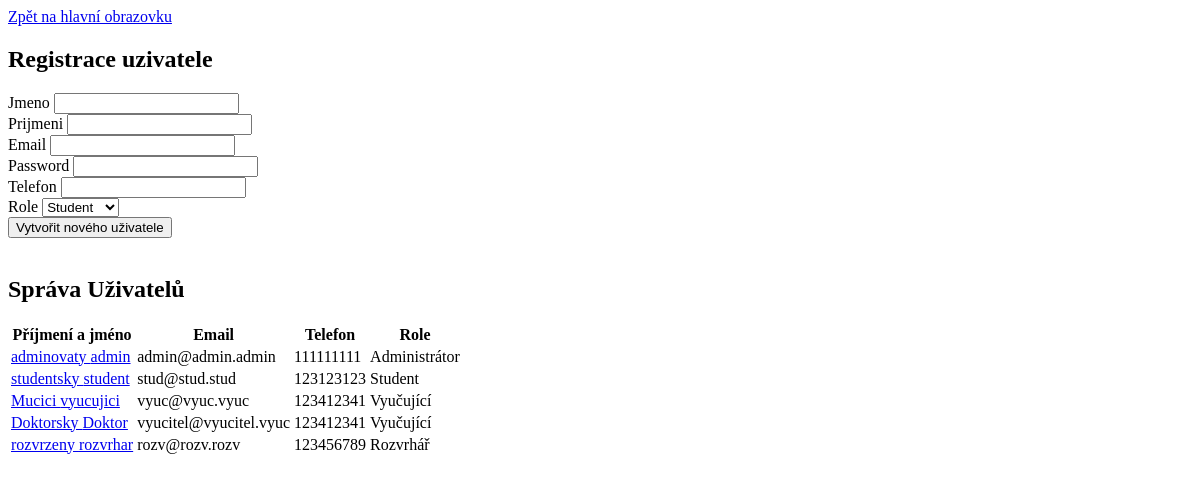
The page /views/user_views/user_management.php (signed in) on the database as committed earlier.
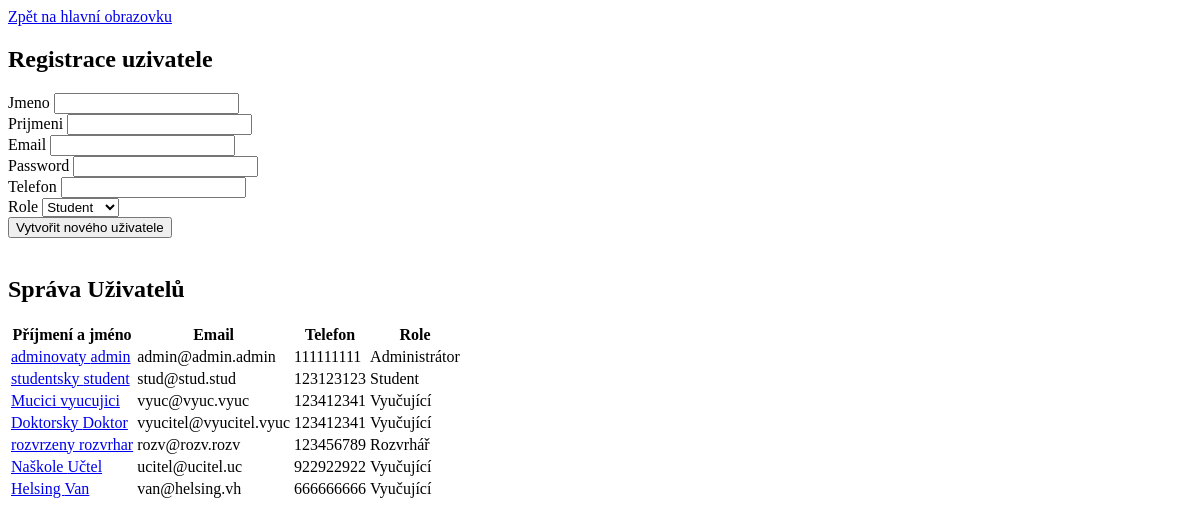
The same page on the database as committed later.
### tables this page shows
CREATE TABLE Osoba (
	ID_Osoba INT(5) NOT NULL AUTO_INCREMENT,
	jmeno varchar(15) NOT NULL,
	prijmeni varchar(15) NOT NULL,
	email varchar(50) NOT NULL,
    heslo varchar(255) NOT NULL,  
	telefon INT(9) NOT NULL,
    role varchar(4) NOT NULL,  
	PRIMARY KEY (ID_Osoba)
);

### misc/db_conn_parameters.php (called while the page is built)
<?php
function getDbConnectionParams()
{
    $connString = "mysql:host=db;dbname=mydatabase";
    $userName = "myuser";
    $password = "mypassword";
    $options = array(
        PDO::MYSQL_ATTR_INIT_COMMAND => "SET NAMES 'utf8'"
    );
    return array(
        "connString" => $connString,
        "userName" => $userName,
        "password" => $password,
        "options" => $options
    );
}

### services/user_service.php (called while the page is built, shortened)
<?php
require_once __DIR__ . "/../misc/db_conn_parameters.php";
class userService {
    private PDO $pdo;
    function __construct()
    {
        try {
            $params = getDbConnectionParams();
            $this->pdo = new PDO($params["connString"], $params["userName"], $params["password"], $params["options"]);
        }
        catch (PDOException $e) {
            error_log("Chyba při navazování spojení s databází: " . $e->getMessage());
        }
    }
    function getUserIDs(): array|string
    {
        try {
            $stmt = $this->pdo->prepare("SELECT ID_Osoba FROM Osoba");
            $stmt->execute();
            $userArray = array();
            while ($row = $stmt->fetch(PDO::FETCH_ASSOC)) {
                $userArray[] = $row['ID_Osoba'];
            }
            return $userArray;
        }
        catch (PDOException $e) {
            return "Getting User IDs was unsuccessful: " . $e->getMessage();
        }
    }
    function getUserInfo($ID) {
        try {
            $stmt = $this->pdo->prepare("SELECT * FROM Osoba WHERE ID_Osoba = ?");
            $stmt->execute(array($ID));
            return $stmt->fetch(PDO::FETCH_ASSOC);
        }
        catch (PDOException $e) {
            error_log("Fetch of user information unsuccessful: " . $e->getMessage());
            return null;
        }
    }
}

### controllers/user_controllers/user_load.php (the view)
<?php
require_once "../../common.php";
require_once "../../services/user_service.php";
function loadUser($ID): string
{
    $accountService = new userService();
    $userInfo = $accountService->getUserInfo($ID);
    $fullName = '<td><a href="../../views/user_views/user_info.php?ID='. $userInfo['ID_Osoba'] .'">' . $userInfo['prijmeni'] . ' ' . $userInfo['jmeno'] . '</a></td>';
    $email = '<td>' . $userInfo['email'] . '</td>';
    $phone = '<td>' . $userInfo['telefon'] . '</td>';
    $role = '<td>' . roleName($userInfo['role']) . '</td>';
    return $fullName . $email . $phone . $role;
}

### common.php (shortened to what this page needs)
<?php
function make_header($title): void
{
    $domain = 'http://localhost:8080';
    ?>
    <!DOCTYPE html>
    <html lang="cs">
    <head>
        <link rel="stylesheet" href="<?= $domain . '/public/style.css'?>">
    </head>
    <body>
    <?php
}
function make_footer() : void
{
    ?>
    </body>
    </html>
    <?php
}
function roleName($input): string {
    return match ($input) {
        "admi" => "Administrátor",
        "stud" => "Student",
        "vyuc" => "Vyučující",
        "rozv" => "Rozvrhář",
        "gara" => "Garant",
        default => $input,
    };
}
function toMainPage(): string {
    return "<a href='/views/main_page.php'>Zpět na hlavní obrazovku</a>";
}

### views/user_views/user_management.php (shortened to what this page needs)
<?php
require_once "../../common.php";
require_once "../../controllers/user_controllers/user_load.php";
require_once "../../services/user_service.php";
make_header("sprava uzivatelu");
?>
<?= toMainPage(); ?>
<h2>Registrace uzivatele</h2>
<form action="../../controllers/user_controllers/user_register.php" method="post">
    <label for="jmeno">Jmeno</label>
    <input type="text" name="jmeno" id="jmeno"><br>
    <label for="prijmeni">Prijmeni</label>
    <input type="text" name="prijmeni" id="prijmeni"><br>
    <label for="email">Email</label>
    <input type="email" name="email" id="email"><br>
    <label for="heslo">Password</label>
    <input type="password" name="heslo" id="heslo"><br>
    <label for="telefon">Telefon</label>
    <input type="tel" id="telefon" name="telefon"><br>
    <label for="role">Role</label>
    <select id="role" name="role">
        <option value="stud" selected>Student</option>
    </select><br>
    <input type="submit" value="Vytvořit nového uživatele">
</form>
<br>
<h2>
    Správa Uživatelů
</h2>
<div>
    <table>
        <tr>
            <th>Příjmení a jméno</th>
            <th>Email</th>
            <th>Telefon</th>
            <th>Role</th>
        </tr>
        <?php
        $service = new userService();
        $userIDs = $service->getUserIDs();
        foreach($userIDs as $ID) {
            echo '<tr>' . loadUser($ID) . '</tr>';
        }
        ?>
    </table>
</div>
<?php
make_footer();

Rows that differ between the two databases and show on the page:
added osoba: prijmeni "Naškole", jmeno "Učtel", email "ucitel@ucitel.uc", telefon "922922922", role "Vyučující"
added osoba: prijmeni "Helsing", jmeno "Van", email "van@helsing.vh", telefon "666666666", role "Vyučující"
